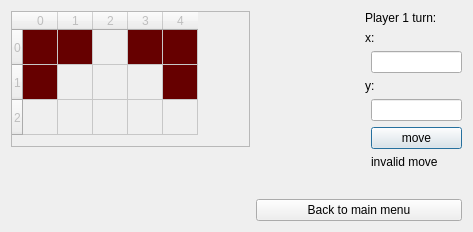
<?xml version="1.0" encoding="UTF-8"?>
<ui version="4.0">
 <class>PyramidGame</class>
 <widget class="QDialog" name="PyramidGame">
  <property name="geometry">
   <rect>
    <x>0</x>
    <y>0</y>
    <width>473</width>
    <height>232</height>
   </rect>
  </property>
  <property name="windowTitle">
   <string>Dialog</string>
  </property>
  <layout class="QGridLayout" name="gridLayout">
   <item row="0" column="0">
    <layout class="QVBoxLayout" name="verticalLayout_2">
     <item>
      <widget class="QTableWidget" name="board">
       <property name="enabled">
        <bool>false</bool>
       </property>
       <property name="verticalScrollBarPolicy">
        <enum>Qt::ScrollBarAlwaysOff</enum>
       </property>
       <property name="horizontalScrollBarPolicy">
        <enum>Qt::ScrollBarAlwaysOff</enum>
       </property>
       <property name="autoScroll">
        <bool>false</bool>
       </property>
       <property name="tabKeyNavigation">
        <bool>false</bool>
       </property>
       <property name="showDropIndicator" stdset="0">
        <bool>false</bool>
       </property>
       <property name="dragDropOverwriteMode">
        <bool>false</bool>
       </property>
       <property name="showGrid">
        <bool>true</bool>
       </property>
       <property name="gridStyle">
        <enum>Qt::SolidLine</enum>
       </property>
       <property name="sortingEnabled">
        <bool>false</bool>
       </property>
       <property name="wordWrap">
        <bool>false</bool>
       </property>
       <attribute name="horizontalHeaderVisible">
        <bool>true</bool>
       </attribute>
       <attribute name="horizontalHeaderCascadingSectionResizes">
        <bool>false</bool>
       </attribute>
       <attribute name="horizontalHeaderDefaultSectionSize">
        <number>35</number>
       </attribute>
       <attribute name="horizontalHeaderHighlightSections">
        <bool>true</bool>
       </attribute>
       <attribute name="horizontalHeaderShowSortIndicator" stdset="0">
        <bool>false</bool>
       </attribute>
       <attribute name="horizontalHeaderStretchLastSection">
        <bool>false</bool>
       </attribute>
       <attribute name="verticalHeaderVisible">
        <bool>true</bool>
       </attribute>
       <attribute name="verticalHeaderCascadingSectionResizes">
        <bool>false</bool>
       </attribute>
       <attribute name="verticalHeaderDefaultSectionSize">
        <number>35</number>
       </attribute>
       <attribute name="verticalHeaderShowSortIndicator" stdset="0">
        <bool>false</bool>
       </attribute>
       <attribute name="verticalHeaderStretchLastSection">
        <bool>false</bool>
       </attribute>
       <row>
        <property name="text">
         <string>0</string>
        </property>
       </row>
       <row>
        <property name="text">
         <string>1</string>
        </property>
       </row>
       <row>
        <property name="text">
         <string>2</string>
        </property>
       </row>
       <column>
        <property name="text">
         <string>0</string>
        </property>
       </column>
       <column>
        <property name="text">
         <string>1</string>
        </property>
       </column>
       <column>
        <property name="text">
         <string>2</string>
        </property>
       </column>
       <column>
        <property name="text">
         <string>3</string>
        </property>
       </column>
       <column>
        <property name="text">
         <string>4</string>
        </property>
       </column>
       <item row="0" column="0">
        <property name="text">
         <string/>
        </property>
        <property name="font">
         <font>
          <pointsize>12</pointsize>
         </font>
        </property>
        <property name="textAlignment">
         <set>AlignCenter</set>
        </property>
        <property name="background">
         <brush brushstyle="SolidPattern">
          <color alpha="255">
           <red>102</red>
           <green>0</green>
           <blue>0</blue>
          </color>
         </brush>
        </property>
       </item>
       <item row="0" column="1">
        <property name="text">
         <string/>
        </property>
        <property name="background">
         <brush brushstyle="SolidPattern">
          <color alpha="255">
           <red>102</red>
           <green>0</green>
           <blue>0</blue>
          </color>
         </brush>
        </property>
       </item>
       <item row="0" column="3">
        <property name="text">
         <string/>
        </property>
        <property name="background">
         <brush brushstyle="SolidPattern">
          <color alpha="255">
           <red>102</red>
           <green>0</green>
           <blue>0</blue>
          </color>
         </brush>
        </property>
       </item>
       <item row="0" column="4">
        <property name="text">
         <string/>
        </property>
        <property name="background">
         <brush brushstyle="SolidPattern">
          <color alpha="255">
           <red>102</red>
           <green>0</green>
           <blue>0</blue>
          </color>
         </brush>
        </property>
       </item>
       <item row="1" column="0">
        <property name="text">
         <string/>
        </property>
        <property name="background">
         <brush brushstyle="SolidPattern">
          <color alpha="255">
           <red>102</red>
           <green>0</green>
           <blue>0</blue>
          </color>
         </brush>
        </property>
       </item>
       <item row="1" column="4">
        <property name="text">
         <string/>
        </property>
        <property name="background">
         <brush brushstyle="SolidPattern">
          <color alpha="255">
           <red>102</red>
           <green>0</green>
           <blue>0</blue>
          </color>
         </brush>
        </property>
       </item>
      </widget>
     </item>
     <item>
      <spacer name="verticalSpacer_2">
       <property name="orientation">
        <enum>Qt::Vertical</enum>
       </property>
       <property name="sizeHint" stdset="0">
        <size>
         <width>20</width>
         <height>101</height>
        </size>
       </property>
      </spacer>
     </item>
    </layout>
   </item>
   <item row="0" column="1">
    <layout class="QHBoxLayout" name="horizontalLayout">
     <item>
      <spacer name="horizontalSpacer">
       <property name="orientation">
        <enum>Qt::Horizontal</enum>
       </property>
       <property name="sizeType">
        <enum>QSizePolicy::Fixed</enum>
       </property>
       <property name="sizeHint" stdset="0">
        <size>
         <width>109</width>
         <height>22</height>
        </size>
       </property>
      </spacer>
     </item>
     <item>
      <layout class="QVBoxLayout" name="verticalLayout">
       <item>
        <widget class="QLabel" name="playerTurnLabel">
         <property name="text">
          <string>Player 1 turn:</string>
         </property>
        </widget>
       </item>
       <item>
        <layout class="QFormLayout" name="formLayout">
         <item row="0" column="0" colspan="2">
          <widget class="QLabel" name="xLable">
           <property name="text">
            <string>x:</string>
           </property>
          </widget>
         </item>
         <item row="1" column="1">
          <widget class="QLineEdit" name="xInput"/>
         </item>
         <item row="2" column="0" colspan="2">
          <widget class="QLabel" name="yLabel">
           <property name="text">
            <string>y:</string>
           </property>
          </widget>
         </item>
         <item row="3" column="1">
          <widget class="QLineEdit" name="yInput"/>
         </item>
         <item row="6" column="1">
          <spacer name="verticalSpacer">
           <property name="orientation">
            <enum>Qt::Vertical</enum>
           </property>
           <property name="sizeHint" stdset="0">
            <size>
             <width>20</width>
             <height>40</height>
            </size>
           </property>
          </spacer>
         </item>
         <item row="5" column="1">
          <widget class="QLabel" name="IsmoveLabel">
           <property name="text">
            <string>invalid move</string>
           </property>
           <property name="alignment">
            <set>Qt::AlignLeading|Qt::AlignLeft|Qt::AlignTop</set>
           </property>
          </widget>
         </item>
         <item row="4" column="1">
          <widget class="QPushButton" name="MoveButton">
           <property name="text">
            <string>move</string>
           </property>
          </widget>
         </item>
        </layout>
       </item>
      </layout>
     </item>
    </layout>
   </item>
   <item row="1" column="1">
    <widget class="QPushButton" name="BackToMianMenuBtn">
     <property name="text">
      <string>Back to main menu</string>
     </property>
    </widget>
   </item>
  </layout>
 </widget>
 <resources/>
 <connections>
  <connection>
   <sender>BackToMianMenuBtn</sender>
   <signal>clicked()</signal>
   <receiver>PyramidGame</receiver>
   <slot>close()</slot>
   <hints>
    <hint type="sourcelabel">
     <x>307</x>
     <y>205</y>
    </hint>
    <hint type="destinationlabel">
     <x>195</x>
     <y>202</y>
    </hint>
   </hints>
  </connection>
 </connections>
</ui>
